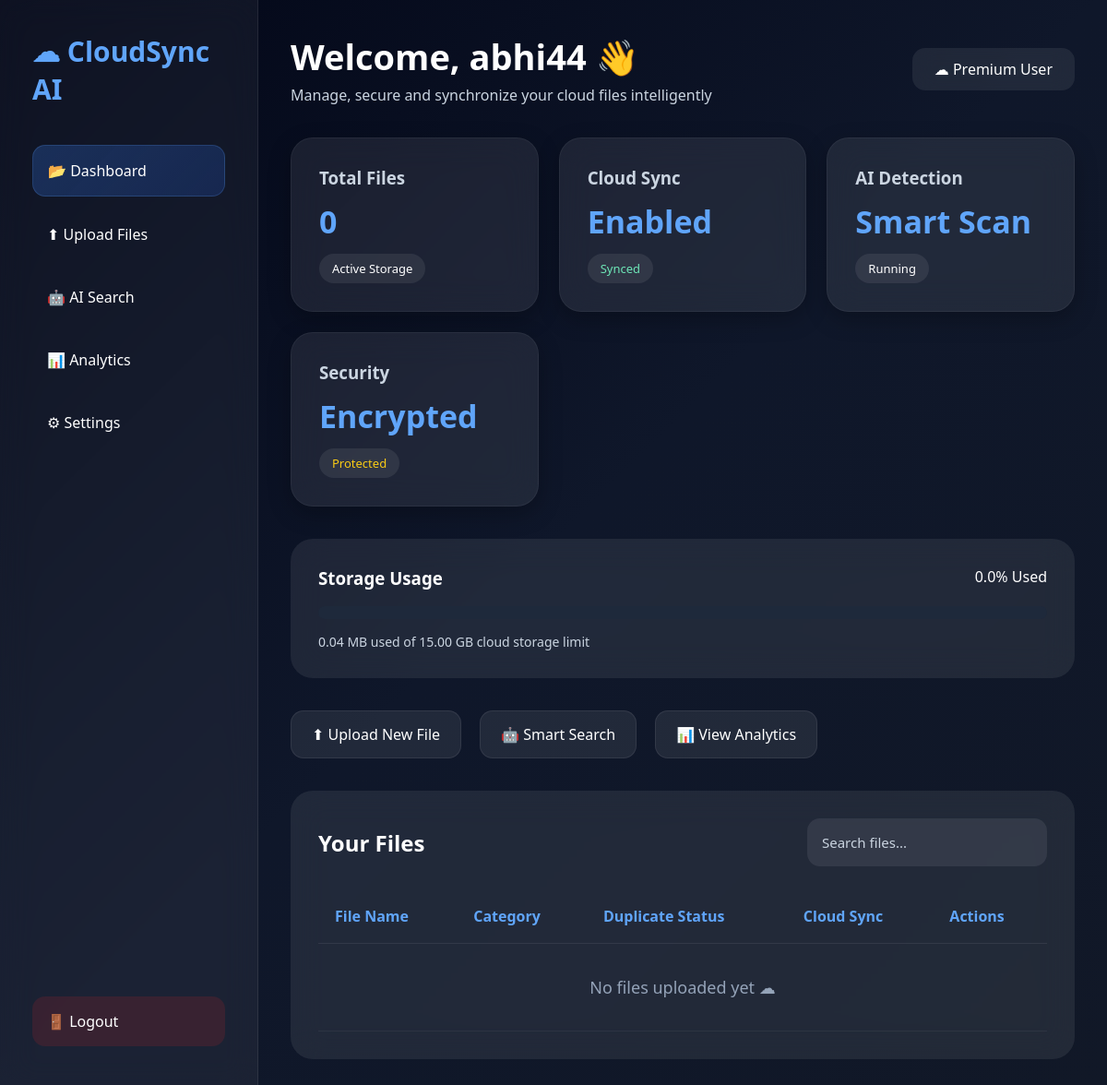
The page /dashboard (signed in) on the database as committed earlier.
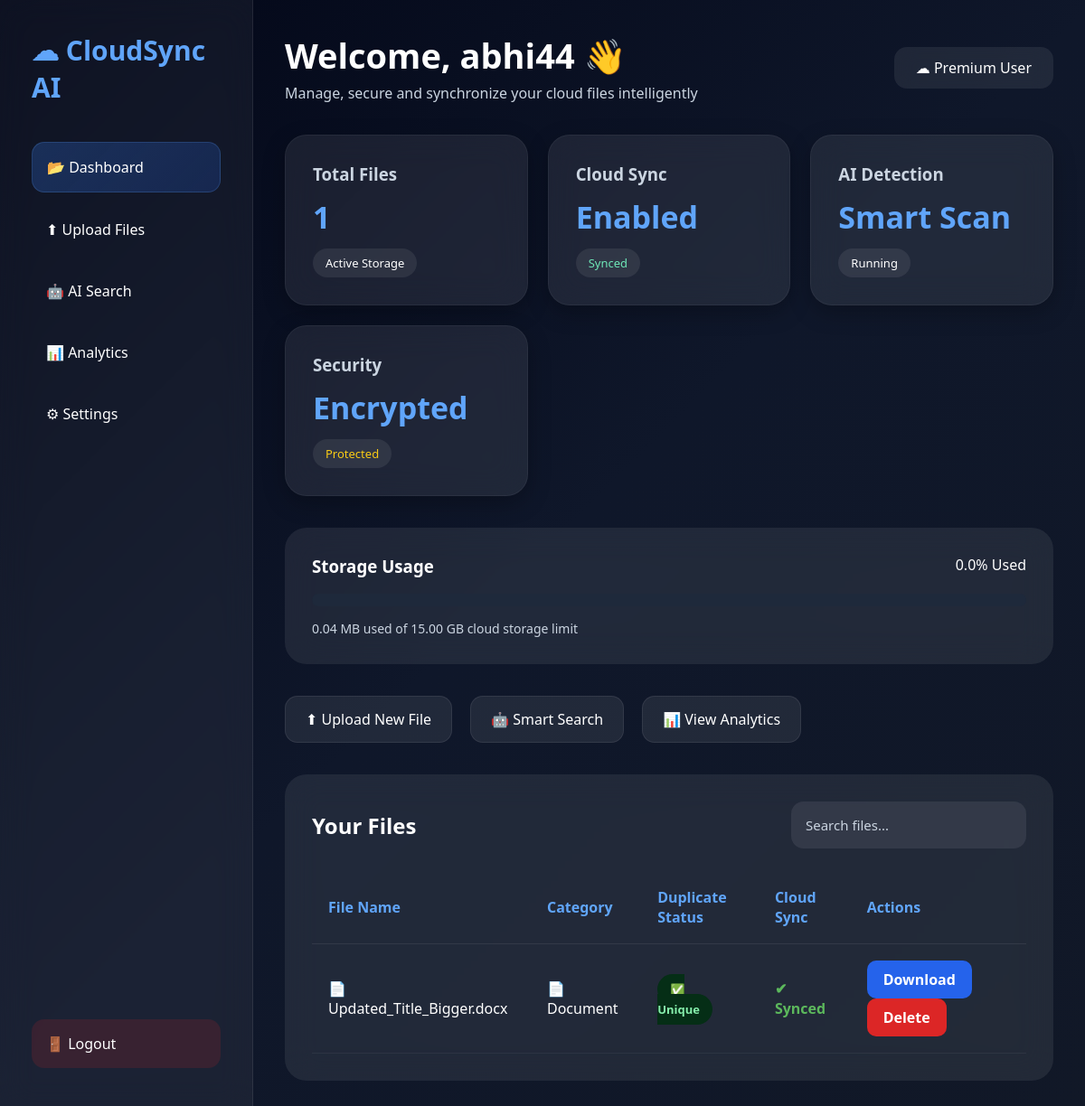
The same page on the database as committed later.
### tables this page shows
CREATE TABLE files (
        id INTEGER PRIMARY KEY AUTOINCREMENT,
        username TEXT,
        filename TEXT,
        category TEXT,
        duplicate_status TEXT,
        sync_status TEXT
    , file_hash TEXT);

### app.py (the view)
@app.route('/dashboard')
def dashboard():
    if 'user' not in session:
        return redirect('/')
    conn = sqlite3.connect('database.db')
    cursor = conn.cursor()
    cursor.execute('SELECT * FROM files WHERE username=?', (session['user'],))
    files = cursor.fetchall()
    conn.close()
    _, storage_used, storage_percent = calculate_storage()
    return render_template(
        'dashboard.html',
        files=files,
        storage_used=storage_used,
        storage_percent=storage_percent
    )

### app.py (called while the page is built)
def calculate_storage():
    total_size = 0
    if not os.path.exists(UPLOAD_FOLDER):
        return 0, "0.00 MB", 0.0
    for file in os.listdir(UPLOAD_FOLDER):
        path = os.path.join(UPLOAD_FOLDER, file)
        if os.path.isfile(path):
            total_size += os.path.getsize(path)
    gb = total_size / (1024 * 1024 * 1024)
    mb = total_size / (1024 * 1024)
    if gb >= 1:
        storage_str = f"{gb:.2f} GB"
    else:
        storage_str = f"{mb:.2f} MB"
    max_storage_gb = 15.0
    current_gb = total_size / (1024 * 1024 * 1024)
    storage_percent = min(round((current_gb / max_storage_gb) * 100, 1), 100.0)
    return total_size, storage_str, storage_percent

### templates/dashboard.html (shortened to what this page needs)
<!DOCTYPE html>
<html lang="en">
<head>
    <link rel="stylesheet" href="{{ url_for('static', filename='style.css') }}">
</head>
<body>
    <div class="dashboard">
        <div class="sidebar">
            <div>
                <h1>☁ CloudSync AI</h1>
                <a href="/dashboard" class="active-link">📂 Dashboard</a>
                <a href="/upload">⬆ Upload Files</a>
                <a href="/search">🤖 AI Search</a>
                <a href="/analytics">📊 Analytics</a>
                <a href="/settings">⚙ Settings</a>
            </div>
            <a href="/logout" class="logout-btn">🚪 Logout</a>
        </div>
        <div class="main-content">
            <div class="topbar">
                <div>
                    <h2>
                        {% if admin_mode %}
                        🛡️ Admin System Control Panel
                        {% else %}
                        Welcome, {{ session.get('user', 'User') }} 👋
                        {% endif %}
                    </h2>
                    <p class="top-text">
                        {% if admin_mode %}
                        Complete system-wide overview of all users, files and security activity
                        {% else %}
                        Manage, secure and synchronize your cloud files intelligently
                        {% endif %}
                    </p>
                </div>
                <div class="profile-box">☁ Premium User</div>
            </div>
            <div class="cards">
                <div class="card">
                    <h3>Total Files</h3>
                    <p>{{ files|length }}</p>
                    <span class="card-status">Active Storage</span>
                </div>
                <div class="card">
                    <h3>Cloud Sync</h3>
                    <p>Enabled</p>
                    <span class="card-status synced-text">Synced</span>
                </div>
                <div class="card">
                    <h3>AI Detection</h3>
                    <p>Smart Scan</p>
                    <span class="card-status">Running</span>
                </div>
                <div class="card">
                    <h3>Security</h3>
                    <p>Encrypted</p>
                    <span class="card-status secure-text">Protected</span>
                </div>
            </div>
            <div class="storage-card">
                <div class="storage-top">
                    <h3>Storage Usage</h3>
                    <p>{{ storage_percent }}% Used</p>
                </div>
                <div class="progress-bar">
                </div>
                <p class="storage-text">
                    {{ storage_used }} used of 15.00 GB cloud storage limit
                </p>
            </div>
            <div class="quick-actions">
                <a href="/upload" class="quick-btn">⬆ Upload New File</a>
                <a href="/search" class="quick-btn">🤖 Smart Search</a>
                <a href="/analytics" class="quick-btn">📊 View Analytics</a>
            </div>
            <div class="table-section">
                <div class="table-header">
                    <h2>Your Files</h2>
                    <input type="text" placeholder="Search files...">
                </div>
                <table>
                    <thead>
                        <tr>
                            <th>File Name</th>
                            <th>Category</th>
                            <th>Duplicate Status</th>
                            <th>Cloud Sync</th>
                            <th>Actions</th>
                        </tr>
                    </thead>
                    <tbody>
                        {% if files %}
                        {% for file in files %}
                        <tr>
                            <td>
                                📄 {{ file[2] }}
                            </td>
                            <td>
                                {% if file[3] == "Image" %}
                                🖼 Image
                                {% elif file[3] == "Document" %}
                                📄 Document
                                {% elif file[3] == "Video" %}
                                🎥 Video
                                {% else %}
                                📁 Other
                                {% endif %}
                            </td>
                            <td>
                                {% if "Duplicate" in file[4] %}
                                <span class="duplicate-badge">⚠ Duplicate</span>
                                {% else %}
                                <span class="safe-badge">✅ Unique</span>
                                {% endif %}
                            </td>
                            <td>
                                {% if file[5] == 'Pending' %}
                                    <a href="/sync/{{ file[0] }}" style="background-color: #f0ad4e; color: white; padding: 5px 10px; text-decoration: none; border-radius: 4px; font-weight: bold; font-size: 14px;">Sync to Cloud</a>
                                {% else %}
                                    <span style="color: #5cb85c; font-weight: bold;">✔ Synced</span>
                                {% endif %}
                            </td>
                            <td>
                                <a href="/download/{{ file[2] }}">
                                    <button class="download-btn">Download</button>
                                </a>
                                <a href="/delete/{{ file[2] }}">
                                    <button class="delete-btn">Delete</button>
                                </a>
                            </td>
                        </tr>
                        {% endfor %}
                        {% else %}
                        <tr>
                            <td colspan="5" class="empty-state">No files uploaded yet ☁</td>
                        </tr>
                        {% endif %}
                    </tbody>
                </table>
            </div>
        </div>
    </div>
</body>
</html>

### static/style.css (style rules this page uses)
* { margin:0; padding:0; box-sizing:border-box; font-family:'Segoe UI',sans-serif; }
body { background: linear-gradient( 135deg, #020617, #0f172a, #111827 ); color:white; min-height:100vh; overflow-x:hidden; }
input { width:100%; padding:16px; margin-top:18px; border:none; border-radius:14px; background: rgba(255,255,255,0.08); color:white; font-size:15px; outline:none; transition:0.3s; }
input::placeholder { color:#cbd5e1; }
button { width:100%; padding:15px; margin-top:22px; border:none; border-radius:14px; background: linear-gradient( 135deg, #3b82f6, #2563eb ); color:white; font-size:16px; font-weight:bold; cursor:pointer; transition:0.3s; }
.dashboard { display:flex; min-height:100vh; }
.sidebar { width:280px; background: rgba(255,255,255,0.05); backdrop-filter:blur(18px); padding:35px; display:flex; flex-direction:column; justify-content:space-between; border-right: 1px solid rgba(255,255,255,0.08); }
.sidebar h1 { font-size:30px; margin-bottom:40px; color:#60a5fa; }
.sidebar a { display:block; text-decoration:none; color:white; padding:16px; margin-bottom:14px; border-radius:14px; transition:0.3s; font-weight:500; }
.active-link { background: linear-gradient( 135deg, rgba(59,130,246,0.25), rgba(37,99,235,0.2) ); border: 1px solid rgba(96,165,250,0.2); }
.logout-btn { background: rgba(220,38,38,0.15); }
.main-content { flex:1; padding:35px; }
.topbar { display:flex; justify-content:space-between; align-items:center; margin-bottom:35px; }
.topbar h2 { font-size:38px; }
.top-text { color:#cbd5e1; margin-top:5px; }
.profile-box { padding:12px 24px; border-radius:14px; background: rgba(255,255,255,0.08); backdrop-filter:blur(12px); }
.cards { display:grid; grid-template-columns: repeat(auto-fit,minmax(230px,1fr)); gap:22px; margin-bottom:35px; }
.card { padding:30px; border-radius:24px; background: rgba(255,255,255,0.08); backdrop-filter:blur(18px); box-shadow: 0 8px 24px rgba(0,0,0,0.25); transition:0.3s; border: 1px solid rgba(255,255,255,0.05); }
.card h3 { color:#cbd5e1; margin-bottom:12px; }
.card p { font-size:34px; font-weight:bold; color:#60a5fa; }
.card-status { display:inline-block; margin-top:12px; font-size:13px; padding:7px 14px; border-radius:20px; background: rgba(255,255,255,0.08); }
.synced-text { color:#6ee7b7; }
.secure-text { color:#facc15; }
.storage-card { padding:30px; border-radius:24px; background: rgba(255,255,255,0.08); margin-bottom:35px; backdrop-filter:blur(18px); }
.storage-top { display:flex; justify-content:space-between; margin-bottom:18px; }
.progress-bar { width:100%; height:14px; background:#1e293b; border-radius:20px; overflow:hidden; margin-bottom:15px; }
.storage-text { color:#cbd5e1; font-size:14px; }
.quick-actions { display:flex; gap:20px; margin-bottom:35px; flex-wrap:wrap; }
.quick-btn { padding:14px 22px; border-radius:14px; background: rgba(255,255,255,0.08); text-decoration:none; color:white; transition:0.3s; border: 1px solid rgba(255,255,255,0.08); }
.table-section { padding:30px; border-radius:24px; background: rgba(255,255,255,0.08); backdrop-filter:blur(18px); }
.table-header { display:flex; justify-content:space-between; align-items:center; margin-bottom:25px; }
.table-header input { width:260px; margin-top:0; }
table { width:100%; border-collapse:collapse; }
th, td { padding:18px; text-align:left; }
th { color:#60a5fa; border-bottom: 1px solid rgba(255,255,255,0.08); }
tr { border-bottom: 1px solid rgba(255,255,255,0.05); transition:0.3s; }
.safe-badge { background:#052e16; color:#86efac; padding:8px 14px; border-radius:20px; font-size:13px; font-weight:bold; }
.download-btn, .delete-btn { width:auto; padding:10px 18px; margin-top:0; margin-right:10px; border-radius:10px; }
.download-btn { background:#2563eb; }
.delete-btn { background:#dc2626; }

Rows that differ between the two databases and show on the page:
added files: get "abhi44", filename "Updated_Title_Bigger.docx", category "📄 Document", duplicate_status "✅ Unique", sync_status "✔ Synced"
Other text that changed with them:
{{ files|length }}: "0" → "1"
{{ session.get('user', 'User') }}: "abhi44" → (not shown)
text no longer shown: "No files uploaded yet ☁"
